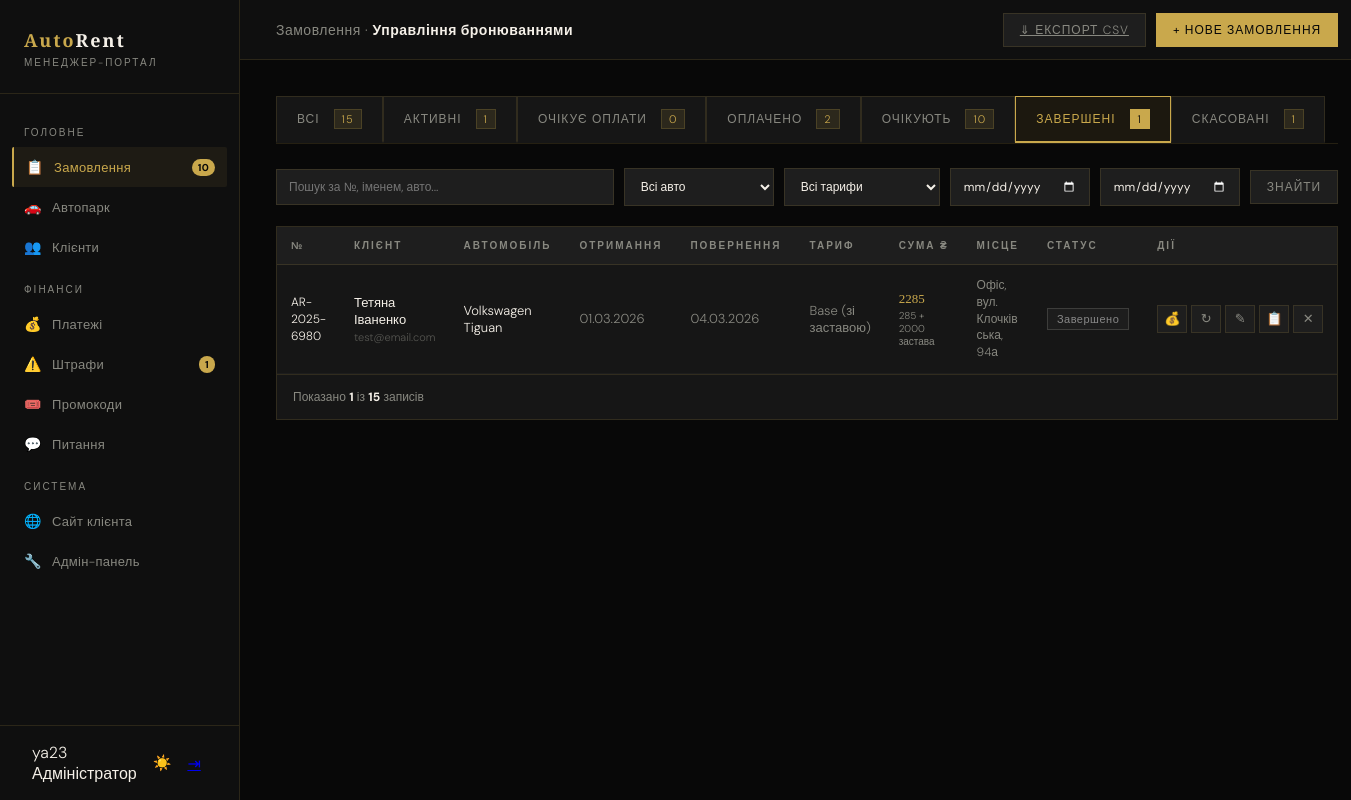
Page /manager/bookings/?status=completed (signed in) on the earlier database version.
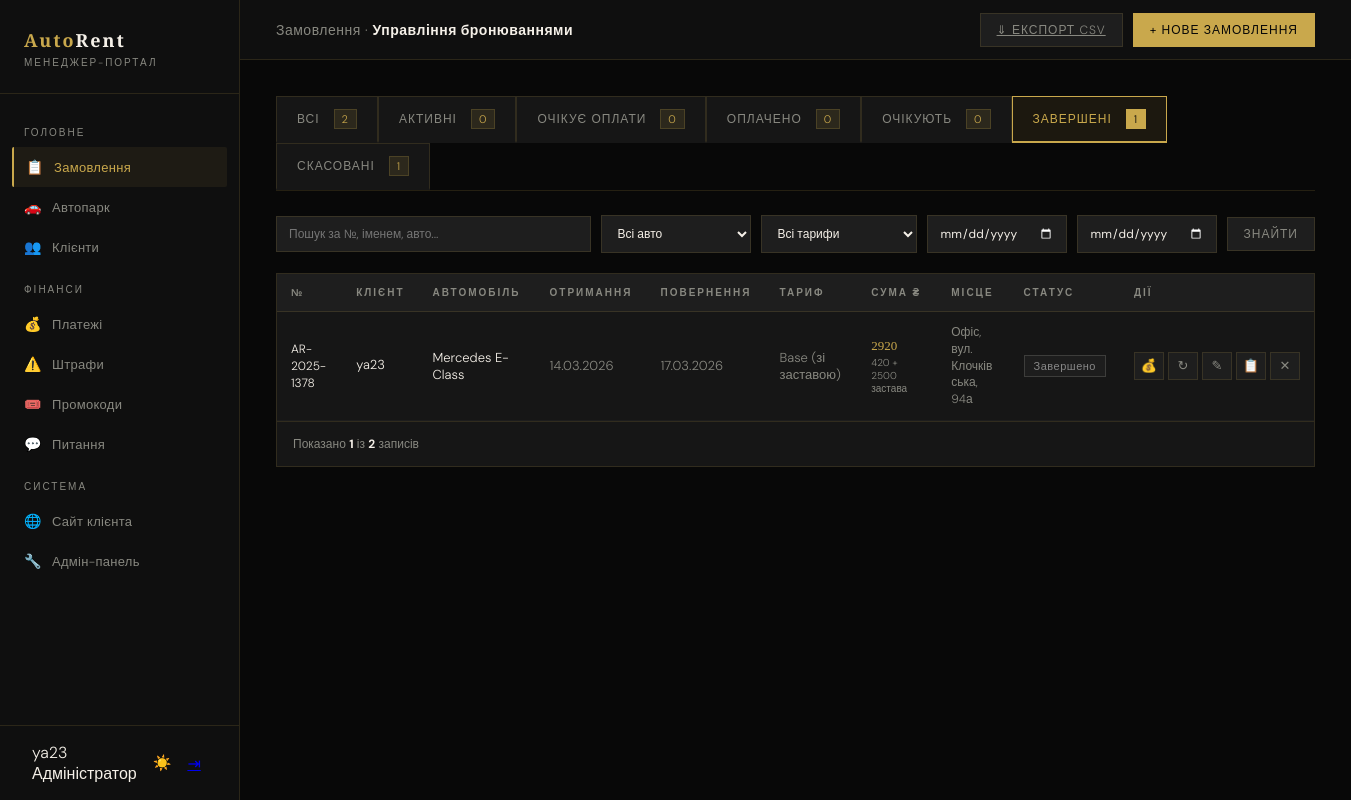
Same page on the later database version.
### core/models.py (models this page shows, shortened)
class Booking(models.Model):
    STATUSES = [('pending','Очікує'),('awaiting_payment','Очікує оплати'),('paid','Оплачено'),('active','Активне'),('completed','Завершено'),('cancelled','Скасовано')]
    TARIFFS = [('base','Base (зі заставою)'),('prime','Prime (без застави)')]
    PAYMENTS = [('card','Картка'),('cash','Готівка'),('bank','Безготівковий')]
    PICKUPS = [('office','Офіс, вул. Клочківська, 94а'),('airport','Аеропорт «Харків»'),('station','Залізничний вокзал'),('delivery','Доставка по місту'),('delivery_out','Доставка за місто')]
    number = models.CharField('Номер', max_length=20, unique=True, blank=True)
    user = models.ForeignKey(User, on_delete=models.CASCADE, related_name='bookings')
    car = models.ForeignKey(Car, on_delete=models.CASCADE, related_name='bookings')
    date_from = models.DateField('Від')
    date_to = models.DateField('До')
    time_from = models.TimeField('Час отримання', default='10:00')
    time_to   = models.TimeField('Час повернення', default='10:00')
    pickup_location    = models.CharField('Місце отримання', max_length=20, choices=PICKUPS, default='office')
    delivery_address   = models.CharField('Адреса доставки', max_length=255, blank=True)
    return_location    = models.CharField('Місце повернення', max_length=20, choices=PICKUPS, default='office')
    return_address     = models.CharField('Адреса повернення', max_length=255, blank=True)
    tariff = models.CharField('Тариф', max_length=10, choices=TARIFFS, default='base')
    payment_method = models.CharField('Оплата', max_length=10, choices=PAYMENTS, default='card')
    status = models.CharField('Статус', max_length=20, choices=STATUSES, default='pending')
    extra_gps = models.BooleanField('GPS', default=False)
    extra_child_seat = models.BooleanField('Дитяче крісло', default=False)
    extra_wifi = models.BooleanField('Wi-Fi', default=False)
    extra_driver = models.BooleanField('Доп. водій', default=False)
    extra_tire = models.BooleanField('Захист шин', default=False)
    extra_green_card = models.BooleanField('Зелена картка', default=False)
    total_price = models.DecimalField('Сума USD', max_digits=10, decimal_places=2, default=0)
    deposit_amount = models.DecimalField('Застава USD', max_digits=10, decimal_places=2, default=0)
    SOURCES = [('web','Сайт (повна форма)'),('quick','Швидке замовлення'),('manager','Менеджер')]
    manager_note = models.TextField('Нотатка', blank=True)
    source = models.CharField('Джерело', max_length=20, choices=SOURCES, default='web')
    promo_code = models.CharField('Промокод', max_length=50, blank=True)
    created_at = models.DateTimeField(auto_now_add=True)
    updated_at = models.DateTimeField(auto_now=True)
    class Meta:
        verbose_name = 'Замовлення'
        verbose_name_plural = 'Замовлення'
        ordering = ['-created_at']
    @property
    def days_count(self):
        try:
            return max(1, (self.date_to - self.date_from).days)
        except Exception:
            return 1
    @property
    def total_with_deposit(self):
        return (self.total_price or 0) + (self.deposit_amount or 0)
    def get_pickup_display_custom(self):
        return dict(self.PICKUPS).get(self.pickup_location, self.pickup_location)

class Car(models.Model):
    CAR_CLASSES = [('economy','Економ'),('comfort','Комфорт'),('business','Бізнес'),('vip','VIP'),('crossover','Кросовер'),('minivan','Мінівен'),('electric','Електро')]
    FUELS = [('petrol','Бензин'),('diesel','Дизель'),('electric','Електро'),('hybrid','Гібрид')]
    STATUSES = [('free','Вільний'),('rented','У прокаті'),('service','На ТО'),('broken','Несправний')]
    brand = models.CharField('Марка', max_length=50)
    model = models.CharField('Модель', max_length=100)
    year = models.IntegerField('Рік', default=2023)
    car_class = models.CharField('Клас', max_length=20, choices=CAR_CLASSES, default='comfort')
    fuel = models.CharField('Паливо', max_length=20, choices=FUELS, default='petrol')
    transmission = models.CharField('КПП', max_length=30, default='Автомат')
    seats = models.IntegerField('Місць', default=5)
    engine = models.CharField('Двигун', max_length=40, blank=True)
    drive = models.CharField('Привід', max_length=20, default='Передній')
    color = models.CharField('Колір', max_length=30, default='Чорний')
    plate = models.CharField('Держ. номер', max_length=20, unique=True)
    mileage = models.IntegerField('Пробіг км', default=0)
    price_base = models.DecimalField('Base USD/доба', max_digits=8, decimal_places=2, default=50)
    price_prime = models.DecimalField('Prime USD/доба', max_digits=8, decimal_places=2, default=70)
    deposit = models.DecimalField('Застава USD', max_digits=8, decimal_places=2, default=1500)
    status = models.CharField('Статус', max_length=20, choices=STATUSES, default='free')
    next_service = models.DateField('Наступне ТО', null=True, blank=True)
    description = models.TextField('Опис', blank=True)
    features = models.TextField('Особливості (через кому)', blank=True)
    image = models.ImageField('Фото', upload_to='cars/', blank=True, null=True)
    emoji = models.CharField('Емодзі', max_length=8, default='🚗')
    is_featured = models.BooleanField('На головній', default=False)
    is_popular  = models.BooleanField('Популярний', default=False)
    created_at = models.DateTimeField(auto_now_add=True)
    class Meta:
        verbose_name = 'Автомобіль'
        verbose_name_plural = 'Автомобілі'
        ordering = ['car_class', 'brand']
    @property
    def full_name(self): return f'{self.brand} {self.model}'

### manager_portal/views.py (the view, shortened to what this page needs)
# urls.py: path('bookings/', views.bookings, name='manager_bookings'),
@manager_req
def bookings(request):
    import csv
    from django.http import HttpResponse
    from datetime import date as date_cls
    qs = Booking.objects.select_related('user','car').order_by('-date_from','-pk')
    sf      = request.GET.get('status','')
    q       = request.GET.get('q','')
    car_f   = request.GET.get('car','')
    tariff_f= request.GET.get('tariff','')
    date_f  = request.GET.get('date_from','')
    date_t  = request.GET.get('date_to','')
    if sf:       qs = qs.filter(status=sf)
    if car_f:    qs = qs.filter(car__pk=car_f)
    if tariff_f: qs = qs.filter(tariff=tariff_f)
    if date_f:   qs = qs.filter(date_from__gte=date_f)
    if date_t:   qs = qs.filter(date_to__lte=date_t)
    if q:        qs = qs.filter(
        _multi_word_q(q,
            'number', 'user__first_name', 'user__last_name',
            'user__email', 'car__brand', 'car__model'
        ))
    counts = {s: Booking.objects.filter(status=s).count() for s,_ in Booking.STATUSES}
    counts['all'] = Booking.objects.count()
    if request.GET.get('counts_only'):
        return JsonResponse(counts)
    all_cars = Car.objects.values('pk','brand','model','price_base','price_prime','deposit').order_by('brand','model')
    return render(request, 'manager/bookings.html', {
        'bookings': qs, 'counts': counts, 'sf': sf,
        'all_cars': all_cars,
        'tariffs': Booking.TARIFFS,
        'statuses': Booking.STATUSES,
        'payment_methods': Booking.PAYMENTS,
        'pickups': Booking.PICKUPS,
        'filters': {'q':q,'car':car_f,'tariff':tariff_f,'date_from':date_f,'date_to':date_t},
    })

### manager_portal/context_processors.py (called while the page is built)
def manager_context(request):
    if not request.user.is_authenticated or not request.user.is_staff:
        return {}
    return {
        'pending_count': Booking.objects.filter(status='pending').count(),
        'unpaid_fines':  Fine.objects.filter(status='unpaid').count(),
        'new_inquiries': ContactMessage.objects.filter(status='new').count(),
    }

### manager_portal/views.py (called while the page is built)
def is_manager(user):
    return user.is_authenticated and (user.is_staff or user.is_superuser)

### templates/manager/bookings.html (shortened to what the changed rows need)
{% extends 'manager/base_manager.html' %}
{% block main_content %}
<div class="content">
  <div class="status-tabs">
    <a href="?{% if filters.q %}q={{ filters.q }}{% endif %}" class="stab {% if not sf %}active{% endif %}">
      Всі <span class="cnt" id="cnt-all">{{ counts.all }}</span>
    </a>
    <a href="?status=active{% if filters.q %}&q={{ filters.q }}{% endif %}" class="stab {% if sf == 'active' %}active{% endif %}">
      Активні <span class="cnt" id="cnt-active">{{ counts.active }}</span>
    </a>
    <a href="?status=paid{% if filters.q %}&q={{ filters.q }}{% endif %}" class="stab {% if sf == 'paid' %}active{% endif %}">
      Оплачено <span class="cnt" id="cnt-paid">{{ counts.paid }}</span>
    </a>
    <a href="?status=pending{% if filters.q %}&q={{ filters.q }}{% endif %}" class="stab {% if sf == 'pending' %}active{% endif %}">
      Очікують <span class="cnt" id="cnt-pending">{{ counts.pending }}</span>
    </a>
  </div>
  <div class="table-wrap">
    <div class="bk-wrap">
      {% if bookings %}
      <table class="bk-table">
        <thead>
          <tr>
            <th>&#8470;</th>
            <th>Клієнт</th>
            <th>Автомобіль</th>
            <th>Отримання</th>
            <th>Повернення</th>
            <th>Тариф</th>
            <th>Сума &#8372;</th>
            <th style="max-width:110px;">Місце</th>
            <th>Статус</th>
            <th>Дії</th>
          </tr>
        </thead>
        <tbody>
          {% for b in bookings %}
          <tr class="row-{{ b.status }}" id="row-{{ b.pk }}">
            <td><span class="hl" style="font-size:12px;">{{ b.number }}</span></td>
            <td>
              <div class="hl">{{ b.user.get_full_name|default:b.user.username }}</div>
              <div style="font-size:11px;margin-top:2px;opacity:.55;">{{ b.user.email }}</div>
            </td>
            <td><span class="hl">{{ b.car.full_name }}</span></td>
            <td style="white-space:nowrap;">{{ b.date_from|date:"d.m.Y" }}</td>
            <td style="white-space:nowrap;">{{ b.date_to|date:"d.m.Y" }}</td>
            <td>{{ b.get_tariff_display }}</td>
            <td>
              <span class="gld" style="cursor:pointer;" onclick="openPriceDetail('{{ b.pk }}','{{ b.number }}','{{ b.total_price|floatformat:0 }}','{{ b.deposit_amount|floatformat:0 }}','{{ b.total_with_deposit|floatformat:0 }}','{{ b.tariff }}','{{ b.days_count }}','{{ b.client_discount_pct }}','{{ b.discount_amount|floatformat:0 }}','{{ b.promo_code|escapejs }}','{{ b.promo_discount_pct }}')">{{ b.total_with_deposit|floatformat:0 }}</span>
              {% if b.deposit_amount > 0 %}
              <div style="font-size:10px;color:var(--gray);margin-top:2px;">{{ b.total_price|floatformat:0 }} + {{ b.deposit_amount|floatformat:0 }} застава</div>
              {% endif %}
            </td>
            <td style="font-size:12px;max-width:110px;line-height:1.4;word-break:break-word;white-space:normal;">{{ b.get_pickup_display_custom }}</td>
            <td><span class="sp sp-{{ b.status }}" id="pill-{{ b.pk }}">{{ b.get_status_display }}</span></td>
            <td>
              <div class="act">
                <button class="abt" title="Фінансові деталі" onclick="openPriceDetail('{{ b.pk }}','{{ b.number }}','{{ b.total_price|floatformat:0 }}','{{ b.deposit_amount|floatformat:0 }}','{{ b.total_with_deposit|floatformat:0 }}','{{ b.tariff }}','{{ b.days_count }}')">💰</button>
                <button class="abt" title="Змінити статус" onclick="openStatus({{ b.pk }},'{{ b.number }}','{{ b.status }}')">&#8635;</button>
                <button class="abt" title="Редагувати" onclick="openEdit({{ b.pk }},'{{ b.number }}','{{ b.status }}','{{ b.manager_note|escapejs }}')">&#9998;</button>
                <a class="abt" title="Повна сторінка" href="{% url 'manager_booking_edit' b.pk %}">&#128203;</a>
                {% if b.status != 'cancelled' %}
                <button class="abt red" title="Скасувати" onclick="cancelBooking({{ b.pk }},'{{ b.number }}')">&#10005;</button>
                {% endif %}
              </div>
            </td>
          </tr>
          {% endfor %}
        </tbody>
      </table>
      <div class="pagination">
        <div>Показано <strong style="color:var(--white);">{{ bookings|length }}</strong> із <strong style="color:var(--white);">{{ counts.all }}</strong> записів</div>
      </div>
      {% endif %}
    </div>
  </div>
</div>
{% endblock %}

### templates/manager/base_manager.html (shortened to what this page needs)
{% load static %}<!DOCTYPE html>
<html lang="uk">
<head>
<link rel="stylesheet" href="{% static 'css/manager.css' %}?v=10">
</head>
<body>
<aside class="sidebar" id="mgrSidebar">
  <div class="sidebar-logo">
    <div class="logo-mark">Auto<span>Rent</span></div>
    <div class="logo-sub">Менеджер-портал</div>
  </div>
  <nav class="sidebar-nav">
    <div class="nav-section-label">Головне</div>
    <a class="nav-item {% if 'booking' in request.resolver_match.url_name|default:'' %}active{% endif %}" href="{% url 'manager_bookings' %}">
      <span class="nav-icon">📋</span> Замовлення
      {% if pending_count %}<span class="nav-badge">{{ pending_count }}</span>{% endif %}
    </a>
    <a class="nav-item {% if request.resolver_match.url_name in 'manager_cars,manager_car_edit,manager_car_add' %}active{% endif %}" href="{% url 'manager_cars' %}">
      <span class="nav-icon">🚗</span> Автопарк
    </a>
    <a class="nav-item {% if 'client' in request.resolver_match.url_name|default:'' %}active{% endif %}" href="{% url 'manager_clients' %}">
      <span class="nav-icon">👥</span> Клієнти
    </a>
    <div class="nav-section-label">Фінанси</div>
    <a class="nav-item {% if request.resolver_match.url_name == 'manager_payments' %}active{% endif %}" href="{% url 'manager_payments' %}">
      <span class="nav-icon">💰</span> Платежі
    </a>
    <a class="nav-item {% if 'fine' in request.resolver_match.url_name|default:'' %}active{% endif %}" href="{% url 'manager_fines' %}">
      <span class="nav-icon">⚠️</span> Штрафи
      {% if unpaid_fines %}<span class="nav-badge">{{ unpaid_fines }}</span>{% endif %}
    </a>
    <a class="nav-item {% if request.resolver_match.url_name == 'manager_promos' %}active{% endif %}" href="{% url 'manager_promos' %}">
      <span class="nav-icon">🎟️</span> Промокоди
    </a>
    <a class="nav-item {% if request.resolver_match.url_name == 'manager_inquiries' %}active{% endif %}" href="{% url 'manager_inquiries' %}">
      <span class="nav-icon">💬</span> Питання
    </a>
    <div class="nav-section-label">Система</div>
    <a class="nav-item" href="{% url 'index' %}">
      <span class="nav-icon">🌐</span> Сайт клієнта
    </a>
    <a class="nav-item" href="/admin/">
      <span class="nav-icon">🔧</span> Адмін-панель
    </a>
  </nav>
  <div class="sidebar-user">
    <div>
      <div class="user-name">{{ user.get_full_name|default:user.username }}</div>
      <div class="user-role">{% if user.is_superuser %}Адміністратор{% else %}Менеджер{% endif %}</div>
    </div>
    <button onclick="toggleManagerTheme()" class="user-logout theme-toggle-mgr" id="themeToggleMgr" title="Змінити тему" style="font-size:15px;background:none;border:none;color:var(--gray);cursor:pointer;transition:color .2s;padding:4px;">☀️</button>
    <a href="{% url 'logout' %}" class="user-logout" title="Вийти">⇥</a>
  </div>
</aside>
<div class="main-content">
  {% block main_content %}{% endblock %}
</div>
</body>
</html>

Differences in the rows shown:
removed Booking: number "AR-2025-6980", user.get_full_name "Тетяна Іваненко", user.email "test@email.com", car.full_name "Volkswagen Tiguan", date_from "01.03.2026", date_to "04.03.2026", tariff "Base (зі заставою)", total_with_deposit "2285", total_price "285", deposit_amount "2000", get_pickup_display_custom "Офіс, вул. Клочківська, 94а", status "Завершено"
added Booking: number "AR-2025-1378", user.get_full_name "ya23", car.full_name "Mercedes E-Class", date_from "14.03.2026", date_to "17.03.2026", tariff "Base (зі заставою)", total_with_deposit "2920", total_price "420", deposit_amount "2500", get_pickup_display_custom "Офіс, вул. Клочківська, 94а", status "Завершено"
Other differences:
{{ counts.all }}: "15" → "2"
{{ counts.active }}: "1" → "0"
{{ counts.paid }}: "2" → "0"
{{ counts.pending }}: "10" → "0"
{{ pending_count }}: "10" → (not shown)
{{ unpaid_fines }}: "1" → (not shown)
